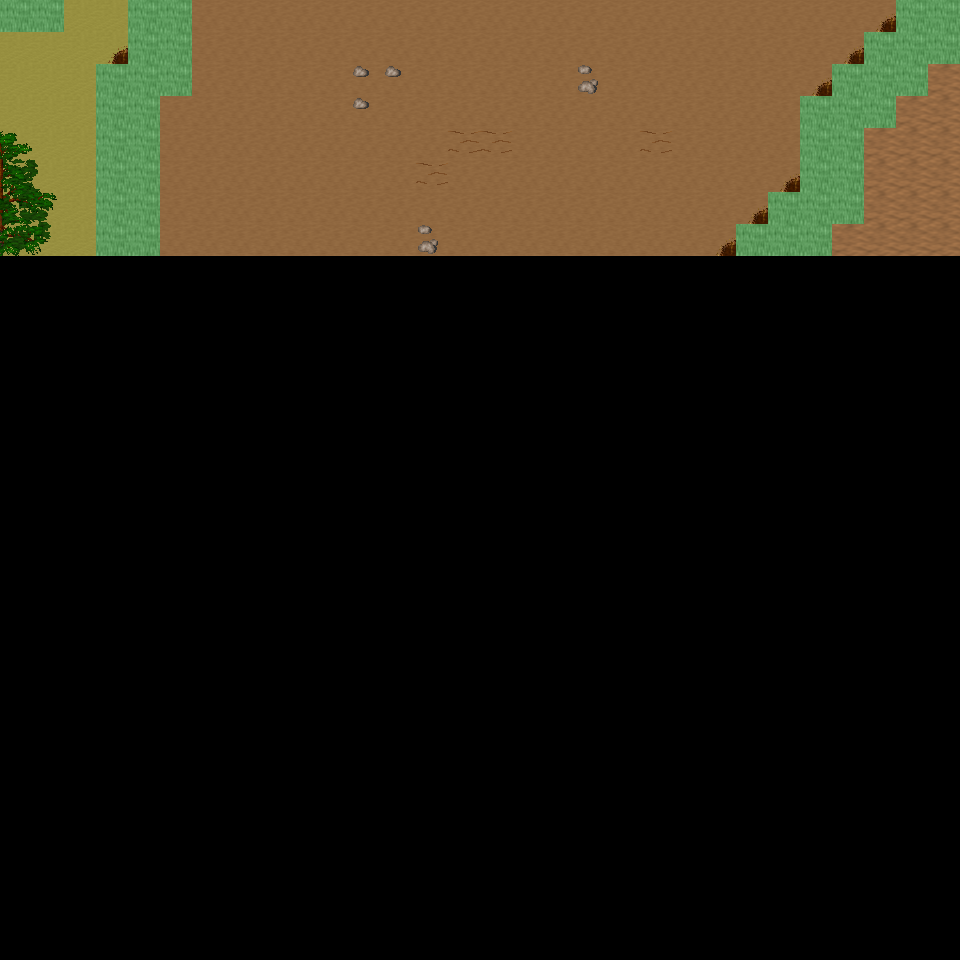

Rendered tile map (Tiled .tmx) drawn with the repository's tilesets; below, a short description and the map source with its tile grids summarised:
An orthogonal 30x30 tile map with 32x32 px tiles, 6 tile layers (Ground, Object, Object2, Above, ...), 34 tilesets and 4 objects (4x mapExit).

<map version="1.0" orientation="orthogonal" renderorder="right-down" width="30" height="30" tilewidth="32" tileheight="32" nextobjectid="5">
  <tileset firstgid="1" name="tileset_ground_ground" tilewidth="32" tileheight="32" tilecount="33" columns="3">
    <image source="../drawable/tileset_ground_ground.png" width="96" height="352" />
  </tileset>
  <tileset firstgid="34" name="tileset_ground_rock_pebbles" tilewidth="32" tileheight="32" tilecount="3" columns="1">
    <image source="../drawable/tileset_ground_rock_pebbles.png" width="32" height="96" />
  </tileset>
  <tileset firstgid="37" name="tileset_ground_grass_edges" tilewidth="32" tileheight="32" tilecount="36" columns="12">
    <image source="../drawable/tileset_ground_grass_edges.png" width="384" height="96" />
  </tileset>
  <tileset firstgid="73" name="tileset_plant_flower_daisy_white" tilewidth="32" tileheight="32" tilecount="8" columns="2">
    <image source="../drawable/tileset_plant_flower_daisy_white.png" width="64" height="128" />
  </tileset>
  <tileset firstgid="81" name="tileset_ground_ridge_earth_dark" tilewidth="32" tileheight="32" tilecount="96" columns="12">
    <image source="../drawable/tileset_ground_ridge_earth_dark.png" width="384" height="256" />
  </tileset>
  <tileset firstgid="177" name="tileset_plant_grasses" tilewidth="32" tileheight="32" tilecount="6" columns="3">
    <image source="../drawable/tileset_plant_grasses.png" width="96" height="64" />
  </tileset>
  <tileset firstgid="183" name="tileset_ground_earth_edges" tilewidth="32" tileheight="32" tilecount="18" columns="6">
    <image source="../drawable/tileset_ground_earth_edges.png" width="192" height="96" />
  </tileset>
  <tileset firstgid="201" name="tileset_item_statue_green_stone_3" tilewidth="32" tileheight="32" tilecount="3" columns="1">
    <image source="../drawable/tileset_item_statue_green_stone_3.png" width="32" height="96" />
  </tileset>
  <tileset firstgid="204" name="tileset_ground_rock_rocks_2" tilewidth="32" tileheight="32" tilecount="4" columns="2">
    <image source="../drawable/tileset_ground_rock_rocks_2.png" width="64" height="64" />
  </tileset>
  <tileset firstgid="208" name="tileset_item_corpse_huge_animal" tilewidth="32" tileheight="32" tilecount="16" columns="2">
    <image source="../drawable/tileset_item_corpse_huge_animal.png" width="64" height="256" />
  </tileset>
  <tileset firstgid="224" name="tileset_item_statue_green_stone" tilewidth="32" tileheight="32" tilecount="12" columns="4">
    <image source="../drawable/tileset_item_statue_green_stone.png" width="128" height="96" />
  </tileset>
  <tileset firstgid="236" name="tileset_logic_creature_animal" tilewidth="32" tileheight="32" tilecount="32" columns="8">
    <image source="../drawable/tileset_logic_creature_animal.png" width="256" height="128" />
  </tileset>
  <tileset firstgid="268" name="tileset_logic_collision" tilewidth="32" tileheight="32" tilecount="1" columns="1">
    <image source="../drawable/tileset_logic_collision.png" width="32" height="32" />
  </tileset>
  <tileset firstgid="269" name="tileset_plant_tree_taller_trees" tilewidth="32" tileheight="32" tilecount="32" columns="8">
    <image source="../drawable/tileset_plant_tree_taller_trees.png" width="256" height="128" />
  </tileset>
  <tileset firstgid="301" name="tileset_plant_tree_spruce" tilewidth="32" tileheight="32" tilecount="6" columns="2">
    <image source="../drawable/tileset_plant_tree_spruce.png" width="64" height="96" />
  </tileset>
  <tileset firstgid="307" name="tileset_plant_bush_bush_mult_colored" tilewidth="32" tileheight="32" tilecount="6" columns="3">
    <image source="../drawable/tileset_plant_bush_bush_mult_colored.png" width="96" height="64" />
  </tileset>
  <tileset firstgid="313" name="tileset_plant_bush_bush_pinks" tilewidth="32" tileheight="32" tilecount="4" columns="2">
    <image source="../drawable/tileset_plant_bush_bush_pinks.png" width="64" height="64" />
  </tileset>
  <tileset firstgid="317" name="tileset_plant_flower_flower_bed_1" tilewidth="32" tileheight="32" tilecount="35" columns="7">
    <image source="../drawable/tileset_plant_flower_flower_bed_1.png" width="224" height="160" />
  </tileset>
  <tileset firstgid="352" name="tileset_plant_flower_small_flower_bed" tilewidth="32" tileheight="32" tilecount="12" columns="3">
    <image source="../drawable/tileset_plant_flower_small_flower_bed.png" width="96" height="128" />
  </tileset>
  <tileset firstgid="364" name="tileset_plant_flower_small_flower_bed_2" tilewidth="32" tileheight="32" tilecount="12" columns="3">
    <image source="../drawable/tileset_plant_flower_small_flower_bed_2.png" width="96" height="128" />
  </tileset>
  <tileset firstgid="376" name="tileset_furniture_chair_bench_wooden" tilewidth="32" tileheight="32" tilecount="8" columns="2">
    <image source="../drawable/tileset_furniture_chair_bench_wooden.png" width="64" height="128" />
  </tileset>
  <tileset firstgid="384" name="tileset_building_decoration_pool" tilewidth="32" tileheight="32" tilecount="9" columns="3">
    <image source="../drawable/tileset_building_decoration_pool.png" width="96" height="96" />
  </tileset>
  <tileset firstgid="393" name="tileset_building_decoration_stone_details" tilewidth="32" tileheight="32" tilecount="4" columns="2">
    <image source="../drawable/tileset_building_decoration_stone_details.png" width="64" height="64" />
  </tileset>
  <tileset firstgid="397" name="tileset_building_decoration_orbpedestal" tilewidth="32" tileheight="32" tilecount="2" columns="1">
    <image source="../drawable/tileset_building_decoration_orbpedestal.png" width="32" height="64" />
  </tileset>
  <tileset firstgid="399" name="tileset_object_birds" tilewidth="32" tileheight="32" tilecount="4" columns="2">
    <image source="../drawable/tileset_object_birds.png" width="64" height="64" />
  </tileset>
  <tileset firstgid="403" name="tileset_building_gazebo" tilewidth="32" tileheight="32" tilecount="21" columns="3">
    <image source="../drawable/tileset_building_gazebo.png" width="96" height="224" />
  </tileset>
  <tileset firstgid="424" name="tileset_ground_green_paving" tilewidth="32" tileheight="32" tilecount="18" columns="3">
    <image source="../drawable/tileset_ground_green_paving.png" width="96" height="192" />
  </tileset>
  <tileset firstgid="442" name="tileset_plant_tree_pine_tree" tilewidth="32" tileheight="32" tilecount="20" columns="4">
    <image source="../drawable/tileset_plant_tree_pine_tree.png" width="128" height="160" />
  </tileset>
  <tileset firstgid="462" name="tileset_plant_tree_pine_tree_1" tilewidth="32" tileheight="32" tilecount="20" columns="4">
    <image source="../drawable/tileset_plant_tree_pine_tree_1.png" width="128" height="160" />
  </tileset>
  <tileset firstgid="482" name="tileset_plant_tree_cherry_blossom_tree" tilewidth="32" tileheight="32" tilecount="9" columns="3">
    <image source="../drawable/tileset_plant_tree_cherry_blossom_tree.png" width="96" height="96" />
  </tileset>
  <tileset firstgid="491" name="tileset_logic_item_fruits" tilewidth="32" tileheight="32" tilecount="10" columns="10">
    <image source="../drawable/tileset_logic_item_fruits.png" width="256" height="64" />
  </tileset>
  <tileset firstgid="501" name="tileset_plant_bushes_and_trees" tilewidth="32" tileheight="32" tilecount="144" columns="16">
    <image source="../drawable/tileset_plant_bushes_and_trees.png" width="512" height="289" />
  </tileset>
  <tileset firstgid="645" name="tileset_plant_bush_leafy" tilewidth="32" tileheight="32" tilecount="48" columns="8">
    <image source="../drawable/tileset_plant_bush_leafy.png" width="256" height="192" />
  </tileset>
  <tileset firstgid="693" name="tileset_plant_bush_flowering" tilewidth="32" tileheight="32" tilecount="72" columns="8">
    <image source="../drawable/tileset_plant_bush_flowering.png" width="256" height="288" />
  </tileset>
  <layer name="Ground" width="30" height="30">
    <data>[900 cells, 240 non-empty, 3 distinct tile ids]</data>
  </layer>
  <layer name="Object" width="30" height="30">
    <data>[900 cells, 56 non-empty, 15 distinct tile ids]</data>
  </layer>
  <layer name="Object2" width="30" height="30">
    <data>[900 cells, 0 non-empty, 0 distinct tile ids]</data>
  </layer>
  <layer name="Above" width="30" height="30">
    <data>[900 cells, 7 non-empty, 7 distinct tile ids]</data>
  </layer>
  <layer name="Above2" width="30" height="30">
    <data>[900 cells, 0 non-empty, 0 distinct tile ids]</data>
  </layer>
  <layer name="Walkable" width="30" height="30">
    <data>[900 cells, 40 non-empty, 1 distinct tile ids]</data>
  </layer>
  <objectgroup name="MapEvents">
    <object id="1" name="north" type="mapExit" x="64" y="0" width="64" height="32">
      <properties>
        <property name="map" value="level_0_x71_y45" />
        <property name="x" value="2" />
        <property name="y" value="28" />
      </properties>
    </object>
    <object id="2" name="north2" type="mapExit" x="192" y="0" width="704" height="32">
      <properties>
        <property name="map" value="level_0_x71_y45" />
        <property name="x" value="6" />
        <property name="y" value="28" />
      </properties>
    </object>
    <object id="3" name="west" type="mapExit" x="0" y="32" width="32" height="928">
      <properties>
        <property name="map" value="level_0_x70_y46" />
        <property name="x" value="28" />
        <property name="y" value="1" />
      </properties>
    </object>
    <object id="4" name="east" type="mapExit" x="928" y="64" width="32" height="896">
      <properties>
        <property name="map" value="level_0_x72_y46" />
        <property name="x" value="1" />
        <property name="y" value="2" />
      </properties>
    </object>
  </objectgroup>
</map>
